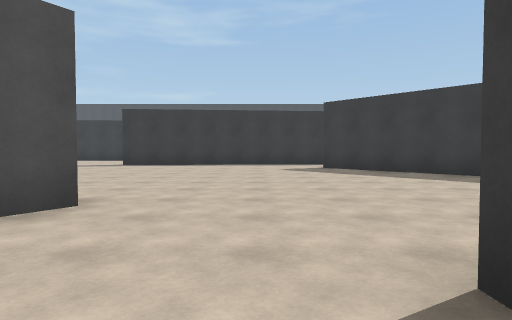
view 1 (above)

24 first-person views from a walk through a Unity game level. The camera is 1.2 m above the floor, tilts 2° down and sees 75° across. The floor is counted in squares, 2 m on a side. Each view is taken from the middle of a square. On the plan, view 1 faces up. The plan holds only what a view shows up to about 10 squares ahead; the rest is blank. The place goes on beyond the plan. Some animated figures are left out. Surface patterns are stand-ins for the level's own textures.

view 2
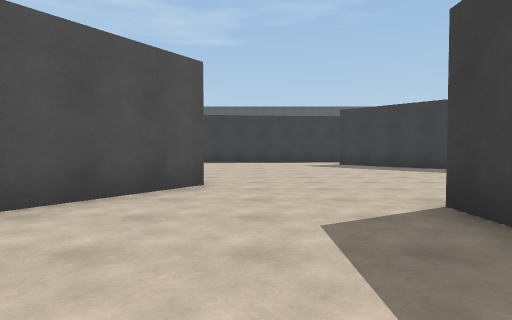

view 3
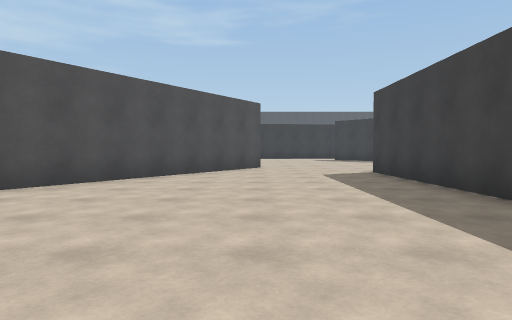

view 4
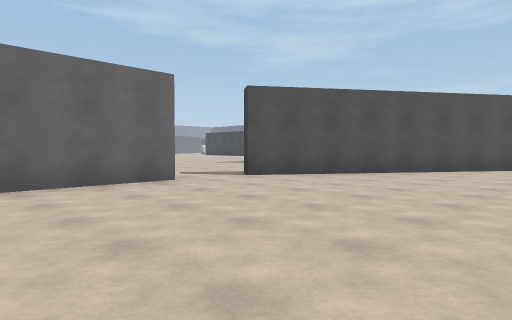

view 5
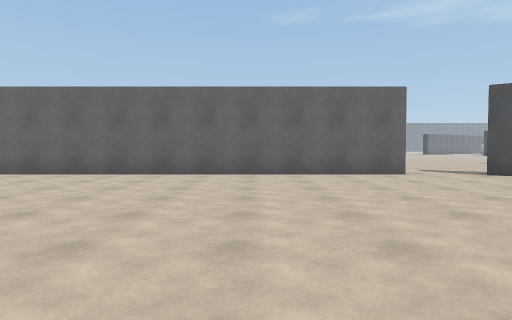

view 6
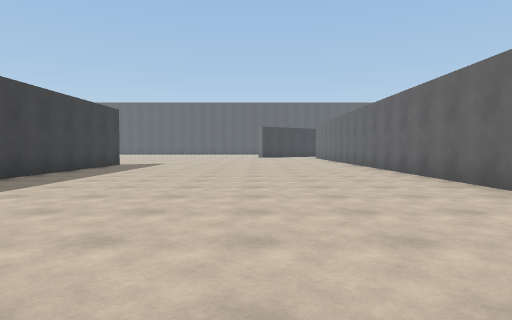

view 7
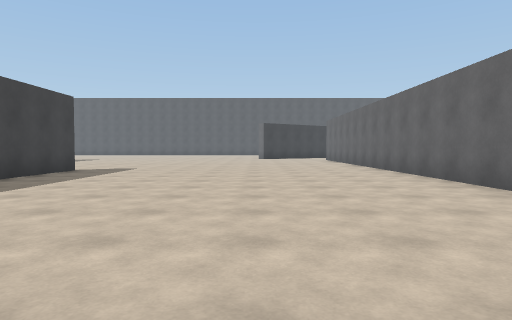

view 8
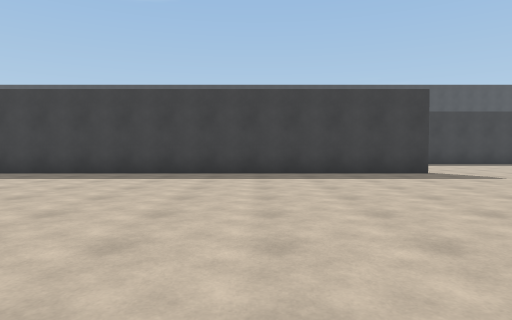

view 9
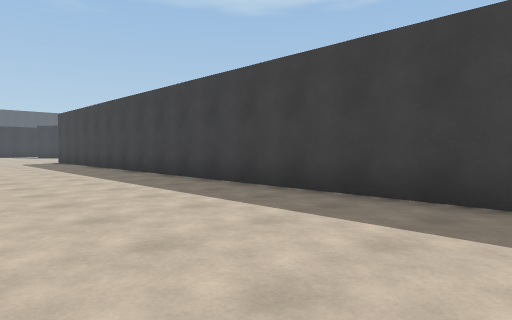

view 10
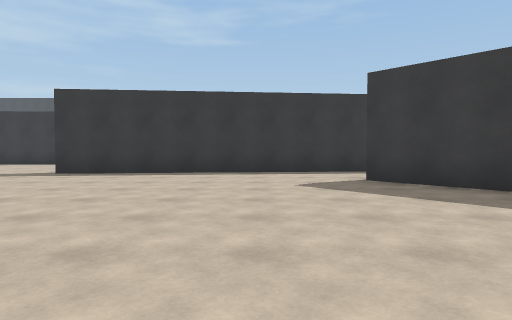

view 11
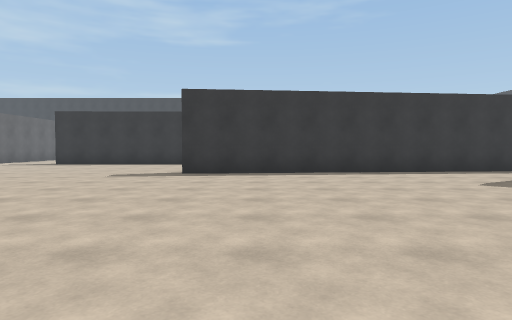

view 12
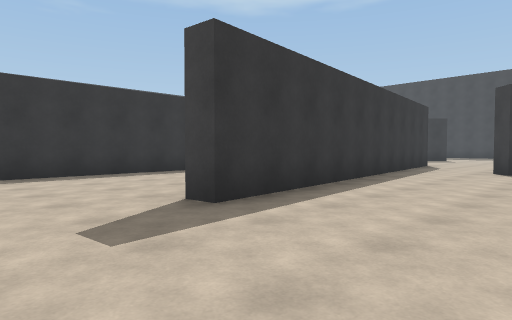

view 13
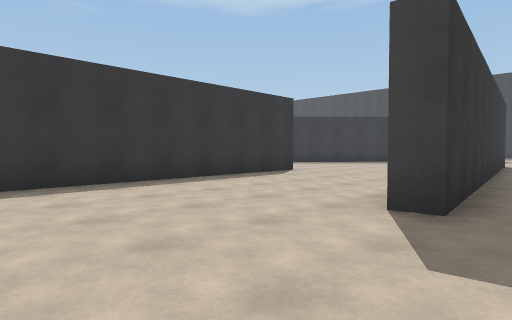

view 14
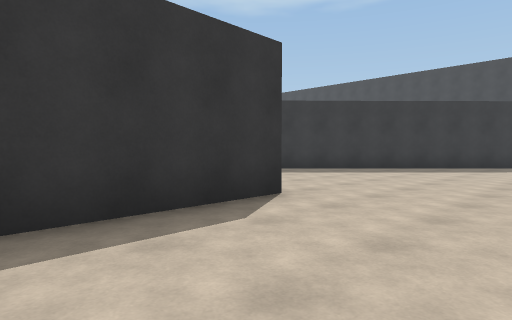

view 15
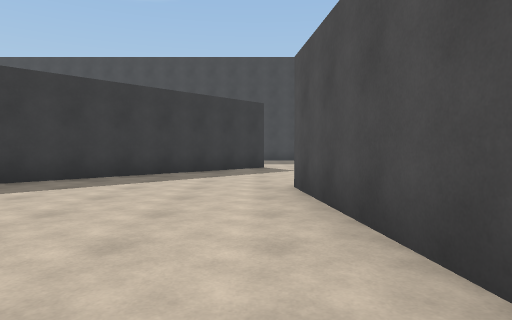

view 16
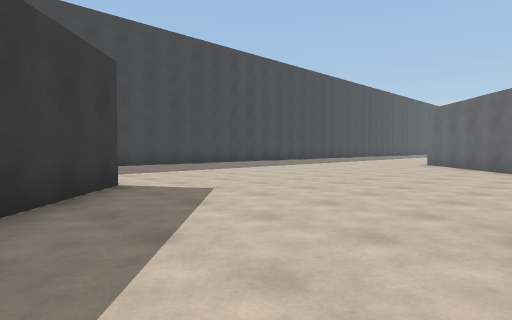

view 17
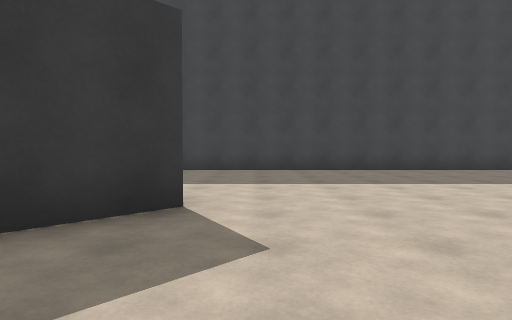

view 18
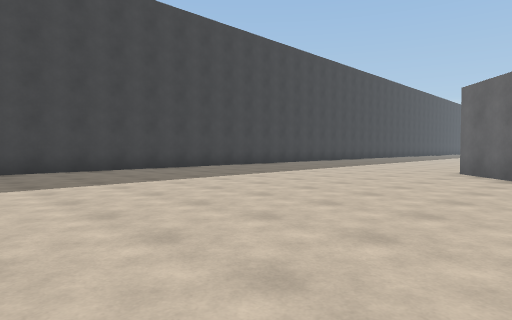

view 19
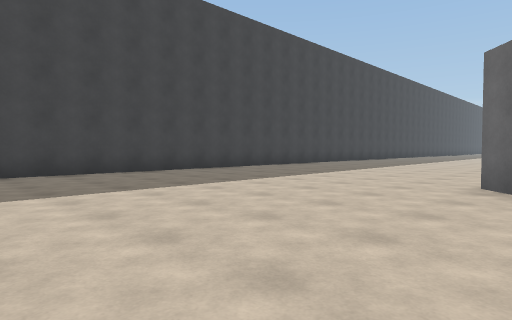

view 20
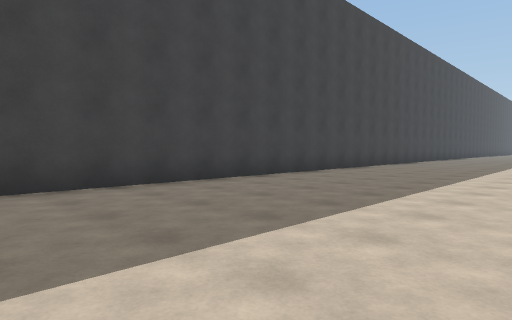

view 21
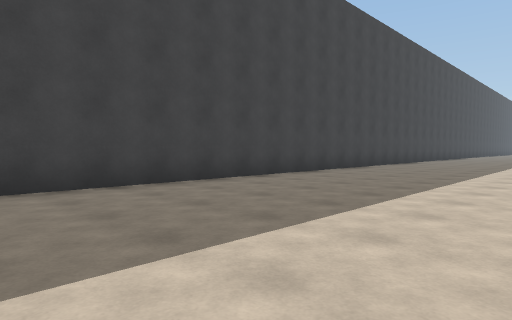

view 22
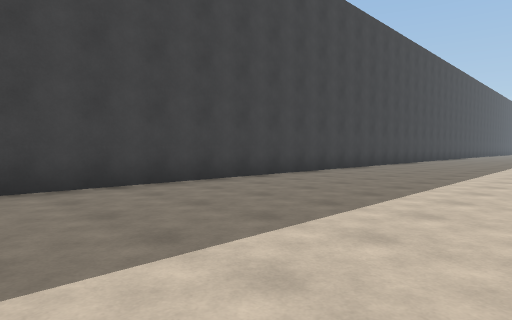

view 23
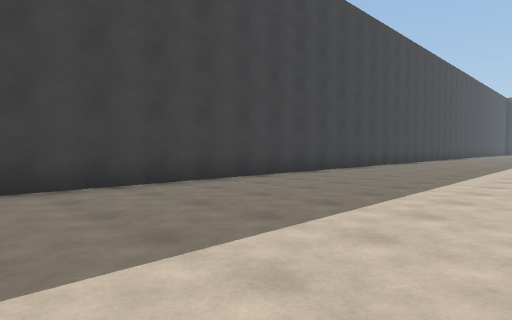

view 24
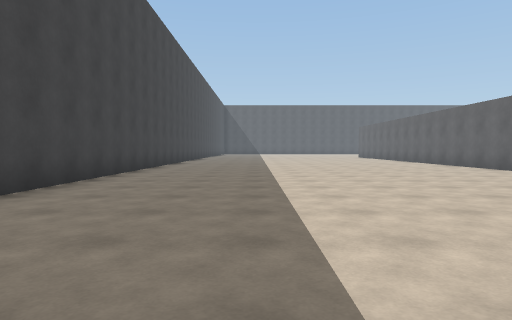

### Floor plan
Points are (right, up) in squares from view 1. A wall is a line through its corners. A room is listed if a view was taken in it or the views show most of it. See-through windows are left out.
Room 1 (views 1, 2, 3, 4, 5, 6, 7, 8, 9)
walls: (-7.6, -6.5) (-7.6, -22.1); (1, -21.1) (1, 1.5); (-1.8, 3.6) (-7.4, -4.8) (-7.9, -4.5)
ways out: opening at (0, 2) to room 2; opening at (1, -22) to room 2
Room 2 (views 10, 11, 12, 13, 14, 15, 16, 17, 18, 19, 20, 21, 22, 23, 24)
walls: (6.2, 6.4) (9.1, 3.1); (4.9, 7.2) (2.1, 10.2) (2.5, 10.7); (4.2, 12.8) (-4.7, 11.9) (-4.8, 12.4); (1.2, 13) (5.2, 13.4); (10.4, 13.7) (4.4, 19.6); (6.2, -15.9) (6.2, -17); (-0.5, 16.9) (-7.3, 16.7); (16.2, -17) (16.2, 15.1)
ways out: opening at (0, 2) to room 1; opening at (1, -22) to room 1

Positions as (right, up) in squares from view 1, and headings:
1: (0, 0), facing up
2: (-1, -2), facing up
3: (-2, -7), facing up
4: (-2, -10), facing up-left
5: (0, -10), facing left
6: (-4, -9), facing down
7: (-4, -12), facing down
8: (-7, -17), facing right
9: (-3, -14), facing up-right
10: (0, 4), facing up
11: (-3, 4), facing up
12: (-7, 9), facing up-right
13: (-8, 11), facing up-right
14: (-4, 14), facing up-right
15: (0, 14), facing right
16: (5, 16), facing down-right
17: (7, 13), facing right
18: (7, 12), facing down-right
19: (8, 9), facing down-right
20: (11, 7), facing down-right
21: (11, 3), facing down-right
22: (11, -1), facing down-right
23: (11, -5), facing down-right
24: (13, -7), facing down
